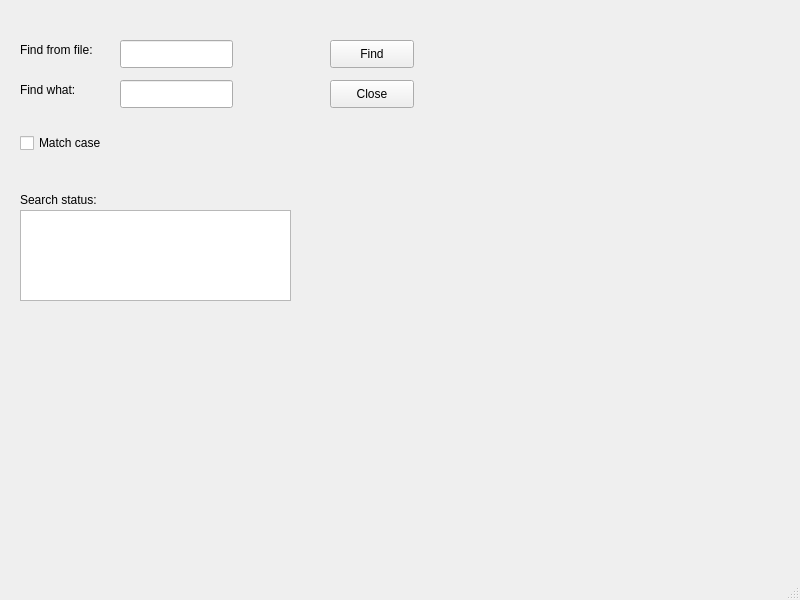
<?xml version="1.0" encoding="UTF-8"?>
<ui version="4.0">
 <class>MainWindow</class>
 <widget class="QMainWindow" name="MainWindow">
  <property name="geometry">
   <rect>
    <x>0</x>
    <y>0</y>
    <width>800</width>
    <height>600</height>
   </rect>
  </property>
  <property name="windowTitle">
   <string>MainWindow</string>
  </property>
  <widget class="QWidget" name="centralwidget">
   <widget class="QLabel" name="label">
    <property name="geometry">
     <rect>
      <x>20</x>
      <y>40</y>
      <width>91</width>
      <height>20</height>
     </rect>
    </property>
    <property name="text">
     <string>Find from file:</string>
    </property>
   </widget>
   <widget class="QLabel" name="label_2">
    <property name="geometry">
     <rect>
      <x>20</x>
      <y>80</y>
      <width>71</width>
      <height>20</height>
     </rect>
    </property>
    <property name="text">
     <string>Find what:</string>
    </property>
   </widget>
   <widget class="QLineEdit" name="fileLineEdit">
    <property name="geometry">
     <rect>
      <x>120</x>
      <y>40</y>
      <width>113</width>
      <height>28</height>
     </rect>
    </property>
   </widget>
   <widget class="QLineEdit" name="keyLineEdit">
    <property name="geometry">
     <rect>
      <x>120</x>
      <y>80</y>
      <width>113</width>
      <height>28</height>
     </rect>
    </property>
   </widget>
   <widget class="QLabel" name="label_3">
    <property name="geometry">
     <rect>
      <x>20</x>
      <y>190</y>
      <width>101</width>
      <height>20</height>
     </rect>
    </property>
    <property name="text">
     <string>Search status:</string>
    </property>
   </widget>
   <widget class="QTextBrowser" name="textBrowser">
    <property name="geometry">
     <rect>
      <x>20</x>
      <y>210</y>
      <width>271</width>
      <height>91</height>
     </rect>
    </property>
   </widget>
   <widget class="QPushButton" name="findPushButton">
    <property name="geometry">
     <rect>
      <x>330</x>
      <y>40</y>
      <width>84</width>
      <height>28</height>
     </rect>
    </property>
    <property name="text">
     <string>Find</string>
    </property>
   </widget>
   <widget class="QPushButton" name="closePushButton">
    <property name="geometry">
     <rect>
      <x>330</x>
      <y>80</y>
      <width>84</width>
      <height>28</height>
     </rect>
    </property>
    <property name="text">
     <string>Close</string>
    </property>
   </widget>
   <widget class="QCheckBox" name="matchCheckBox">
    <property name="geometry">
     <rect>
      <x>20</x>
      <y>130</y>
      <width>91</width>
      <height>26</height>
     </rect>
    </property>
    <property name="text">
     <string>Match case</string>
    </property>
   </widget>
  </widget>
  <widget class="QMenuBar" name="menubar">
   <property name="geometry">
    <rect>
     <x>0</x>
     <y>0</y>
     <width>800</width>
     <height>25</height>
    </rect>
   </property>
  </widget>
  <widget class="QStatusBar" name="statusbar"/>
 </widget>
 <resources/>
 <connections>
  <connection>
   <sender>closePushButton</sender>
   <signal>clicked()</signal>
   <receiver>MainWindow</receiver>
   <slot>close()</slot>
   <hints>
    <hint type="sourcelabel">
     <x>371</x>
     <y>118</y>
    </hint>
    <hint type="destinationlabel">
     <x>399</x>
     <y>299</y>
    </hint>
   </hints>
  </connection>
 </connections>
</ui>
